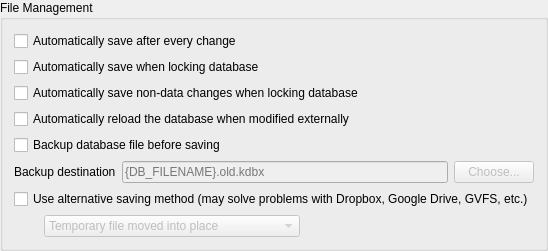
            <widget class="QGroupBox" name="saveGroup">
             <property name="title">
              <string>File Management</string>
             </property>
             <layout class="QVBoxLayout" name="verticalLayout_5">
              <item>
               <widget class="QCheckBox" name="autoSaveAfterEveryChangeCheckBox">
                <property name="text">
                 <string>Automatically save after every change</string>
                </property>
               </widget>
              </item>
              <item>
               <widget class="QCheckBox" name="autoSaveOnExitCheckBox">
                <property name="text">
                 <string>Automatically save when locking database</string>
                </property>
               </widget>
              </item>
              <item>
               <widget class="QCheckBox" name="autoSaveNonDataChangesCheckBox">
                <property name="text">
                 <string>Automatically save non-data changes when locking database</string>
                </property>
               </widget>
              </item>
              <item>
               <widget class="QCheckBox" name="autoReloadOnChangeCheckBox">
                <property name="text">
                 <string>Automatically reload the database when modified externally</string>
                </property>
               </widget>
              </item>
              <item>
               <widget class="QCheckBox" name="backupBeforeSaveCheckBox">
                <property name="text">
                 <string>Backup database file before saving</string>
                </property>
               </widget>
              </item>
              <item>
               <layout class="QHBoxLayout" name="horizontalLayout_4">
                <item>
                 <widget class="QLabel" name="label">
                  <property name="sizePolicy">
                   <sizepolicy hsizetype="Minimum" vsizetype="Preferred">
                    <horstretch>0</horstretch>
                    <verstretch>0</verstretch>
                   </sizepolicy>
                  </property>
                  <property name="text">
                   <string>Backup destination</string>
                  </property>
                  <property name="buddy">
                   <cstring>backupFilePath</cstring>
                  </property>
                 </widget>
                </item>
                <item>
                 <widget class="QLineEdit" name="backupFilePath">
                  <property name="enabled">
                   <bool>false</bool>
                  </property>
                  <property name="toolTip">
                   <string>Specifies the database backup file location. Occurrences of &quot;{DB_FILENAME}&quot; are replaced with the filename of the saved database without extension. {TIME:&lt;format&gt;} is replaced with the backup time, see https://doc.qt.io/qt-5/qdatetime.html#toString. &lt;format&gt; defaults to format string &quot;dd_MM_yyyy_hh-mm-ss&quot;.</string>
                  </property>
                  <property name="placeholderText">
                   <string>{DB_FILENAME}.old.kdbx</string>
                  </property>
                 </widget>
                </item>
                <item>
                 <widget class="QPushButton" name="backupFilePathPicker">
                  <property name="enabled">
                   <bool>false</bool>
                  </property>
                  <property name="text">
                   <string>Choose...</string>
                  </property>
                 </widget>
                </item>
               </layout>
              </item>
              <item>
               <layout class="QHBoxLayout" name="horizontalLayout_5"/>
              </item>
              <item>
               <widget class="QCheckBox" name="useAlternativeSaveCheckBox">
                <property name="text">
                 <string>Use alternative saving method (may solve problems with Dropbox, Google Drive, GVFS, etc.)</string>
                </property>
               </widget>
              </item>
              <item>
               <layout class="QHBoxLayout" name="horizontalLayout_3">
                <property name="spacing">
                 <number>0</number>
                </property>
                <item>
                 <spacer name="horizontalSpacer_8">
                  <property name="orientation">
                   <enum>Qt::Horizontal</enum>
                  </property>
                  <property name="sizeType">
                   <enum>QSizePolicy::Fixed</enum>
                  </property>
                  <property name="sizeHint" stdset="0">
                   <size>
                    <width>30</width>
                    <height>0</height>
                   </size>
                  </property>
                 </spacer>
                </item>
                <item>
                 <widget class="QComboBox" name="alternativeSaveComboBox">
                  <property name="enabled">
                   <bool>false</bool>
                  </property>
                  <item>
                   <property name="text">
                    <string>Temporary file moved into place</string>
                   </property>
                  </item>
                  <item>
                   <property name="text">
                    <string>Directly write to database file (dangerous)</string>
                   </property>
                  </item>
                 </widget>
                </item>
                <item>
                 <spacer name="horizontalSpacer_7">
                  <property name="orientation">
                   <enum>Qt::Horizontal</enum>
                  </property>
                  <property name="sizeHint" stdset="0">
                   <size>
                    <width>40</width>
                    <height>0</height>
                   </size>
                  </property>
                 </spacer>
                </item>
               </layout>
              </item>
             </layout>
            </widget>
